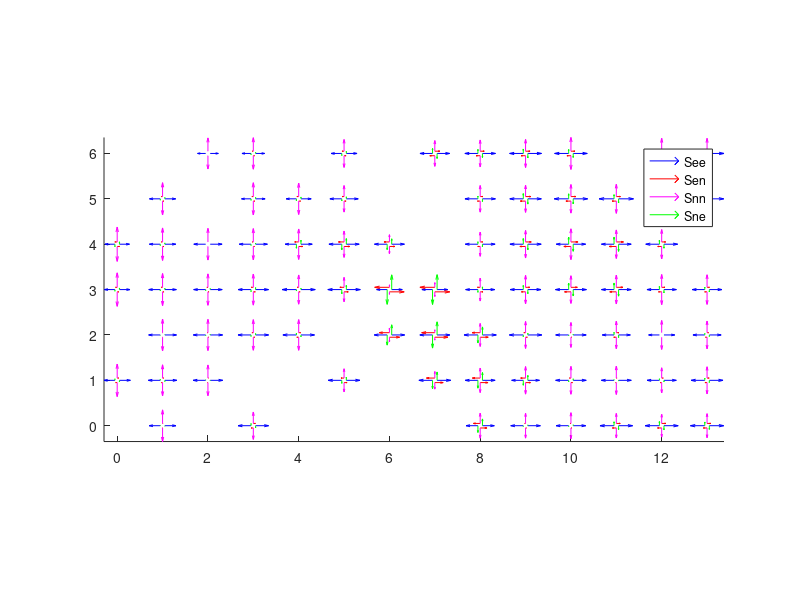

Recreate this plot in MATLAB.
S=[];
S=[S;   0   1  0.854008  0.084013  0.056349 -1.190761  0.175654  0.336753];
S=[S;   0   3  0.823565 -0.089681 -0.026114 -1.233167  0.047261  0.409603];
S=[S;   0   4  0.781555 -0.132856 -0.054283 -1.268950  0.048804  0.487395];
S=[S;   1   0  0.868922  0.026651  0.054268 -1.155487  0.241943  0.286565];
S=[S;   1   1  0.936272  0.064530  0.062479 -1.129363  0.230122  0.193091];
S=[S;   1   2  0.910983 -0.018991  0.014692 -1.163135  0.149813  0.252153];
S=[S;   1   3  0.903053 -0.077182  0.000182 -1.177172  0.075788  0.274119];
S=[S;   1   4  0.854751 -0.071598 -0.120452 -1.192264 -0.007593  0.337513];
S=[S;   1   5  0.846617 -0.073218 -0.149100 -1.182409 -0.008676  0.335793];
S=[S;   2   1  0.979170  0.029238 -0.000706 -1.116496  0.165363  0.137327];
S=[S;   2   2  0.967951 -0.037851 -0.031268 -1.136029  0.139663  0.168078];
S=[S;   2   3  0.938382 -0.059066 -0.071418 -1.144652  0.045017  0.206270];
S=[S;   2   4  0.929523  0.002644 -0.142899 -1.155285 -0.035122  0.225763];
S=[S;   2   6  0.635041  0.003530  0.032656 -1.130142  0.140045  0.495100];
S=[S;   3   0  1.015580  0.117013 -0.093940 -0.975523  0.178928 -0.040057];
S=[S;   3   2  1.015993 -0.076968 -0.084996 -1.111606  0.155256  0.095613];
S=[S;   3   3  1.015073 -0.109451  0.006423 -1.131789  0.106213  0.116716];
S=[S;   3   4  0.924044 -0.064382 -0.013431 -1.136368  0.071267  0.212323];
S=[S;   3   5  0.745797 -0.080294 -0.017725 -1.179737  0.080007  0.433940];
S=[S;   3   6  0.710298 -0.064940  0.035154 -1.148782  0.121153  0.438485];
S=[S;   4   2  1.058221  0.104525 -0.152158 -1.113917  0.107107  0.055696];
S=[S;   4   3  1.117290 -0.079848 -0.054701 -1.052165  0.005639 -0.065125];
S=[S;   4   4  0.881419 -0.224290 -0.006484 -1.104128 -0.050538  0.222710];
S=[S;   4   5  0.800609 -0.101360  0.039068 -1.141351  0.099861  0.340742];
S=[S;   5   1  1.063410 -0.168781 -0.048527 -0.792854  0.036824 -0.270556];
S=[S;   5   3  1.093911 -0.234207  0.006697 -0.846866  0.026619 -0.247045];
S=[S;   5   4  1.005992 -0.314183  0.046202 -0.930253 -0.046184 -0.075739];
S=[S;   5   5  0.930843 -0.112063  0.069534 -0.937118  0.062916  0.006275];
S=[S;   5   6  0.838069 -0.112104  0.126160 -0.995176  0.032571  0.157107];
S=[S;   6   2  1.011845 -0.567679  0.032955 -0.399504  0.106626 -0.612341];
S=[S;   6   3  0.825357 -0.823567  0.038957 -0.213141  0.184398 -0.612216];
S=[S;   6   4  0.994289 -0.301799  0.133493 -0.617450  0.017603 -0.376839];
S=[S;   7   1  1.068088 -0.467394  0.001273 -0.555460 -0.032318 -0.512627];
S=[S;   7   2  0.994867 -0.733349 -0.024637 -0.246636 -0.038909 -0.748232];
S=[S;   7   3  0.832050 -0.832076 -0.075338 -0.396926  0.009604 -0.435125];
S=[S;   7   6  0.984174  0.280048  0.142054 -0.903594  0.019389 -0.080580];
S=[S;   8   0  0.927062 -0.377804 -0.004946 -0.874664 -0.161066 -0.052398];
S=[S;   8   1  0.991101 -0.438188  0.075389 -0.851279 -0.100379 -0.139822];
S=[S;   8   2  1.082460 -0.448648 -0.019139 -0.785840 -0.050400 -0.296620];
S=[S;   8   3  0.961354 -0.150821  0.035265 -0.783133 -0.008989 -0.178220];
S=[S;   8   4  0.989225  0.137226  0.119403 -0.837076 -0.054218 -0.152149];
S=[S;   8   5  1.013281  0.150910  0.163294 -0.941036 -0.067947 -0.072245];
S=[S;   8   6  1.020778  0.226229  0.163019 -0.955354 -0.015556 -0.065424];
S=[S;   9   0  0.981920 -0.046142  0.056042 -0.866061 -0.236432 -0.115859];
S=[S;   9   1  0.910144 -0.274124  0.153592 -0.983056 -0.002406  0.072912];
S=[S;   9   2  1.091617 -0.097050  0.154778 -0.958148 -0.084195 -0.133469];
S=[S;   9   3  1.028762  0.230750  0.061890 -1.020431 -0.145059 -0.008330];
S=[S;   9   4  1.045309  0.317908  0.136142 -0.983755 -0.109608 -0.061555];
S=[S;   9   5  1.056580  0.293246  0.157360 -0.962615 -0.107548 -0.093965];
S=[S;   9   6  1.070207  0.249573  0.165482 -1.008015 -0.031979 -0.062192];
S=[S;  10   0  0.979809 -0.050804 -0.063465 -0.915501 -0.113668 -0.064309];
S=[S;  10   1  1.018884 -0.083950  0.181441 -0.992621  0.123818 -0.026263];
S=[S;  10   2  1.015461 -0.044007  0.325846 -0.865427 -0.187132 -0.150034];
S=[S;  10   3  1.036194  0.357141  0.008794 -0.985302 -0.252416 -0.050892];
S=[S;  10   4  0.970398  0.395212  0.084758 -1.118768 -0.211549  0.148370];
S=[S;  10   5  1.126715  0.280652  0.064757 -1.023853 -0.130278 -0.102863];
S=[S;  10   6  1.099477  0.223649  0.134005 -1.168738 -0.066885  0.069261];
S=[S;  11   0  1.097993  0.218543  0.150868 -0.854093  0.056066 -0.243900];
S=[S;  11   1  0.993317  0.039406  0.312409 -1.012993  0.011974  0.019676];
S=[S;  11   2  0.919748  0.143297  0.444389 -0.980081 -0.205051  0.060333];
S=[S;  11   3  0.984830  0.366532  0.048959 -1.034965 -0.223687  0.050135];
S=[S;  11   4  0.986261  0.399858  0.111586 -1.023081 -0.218272  0.036819];
S=[S;  11   5  1.165669  0.232085  0.016811 -1.044497 -0.042015 -0.121172];
S=[S;  12   0  1.114027  0.233439  0.168457 -0.776988  0.004630 -0.337039];
S=[S;  12   1  0.966003  0.086718  0.298963 -0.875653 -0.104472 -0.090351];
S=[S;  12   2  0.843438  0.000681  0.330898 -1.041055 -0.304277  0.197617];
S=[S;  12   3  0.973686  0.177418  0.149899 -1.091301 -0.165082  0.117615];
S=[S;  12   4  1.068822  0.222188  0.103499 -1.054575 -0.129965 -0.014247];
S=[S;  12   5  1.131415  0.117416  0.054574 -1.111831 -0.053058 -0.019584];
S=[S;  12   6  1.132016  0.116258  0.044425 -1.097048 -0.059228 -0.034969];
S=[S;  13   0  1.124233  0.207654  0.218470 -0.832516 -0.002910 -0.291717];
S=[S;  13   1  1.070099  0.117675  0.247971 -0.962679 -0.120994 -0.107419];
S=[S;  13   2  0.924702  0.083044  0.305751 -0.988395 -0.094712  0.063693];
S=[S;  13   3  0.984315  0.132912  0.142944 -1.068609 -0.063924  0.084294];
S=[S;  13   5  1.124427  0.089668  0.089304 -1.070583 -0.007664 -0.053844];
S=[S;  13   6  1.147673  0.041963  0.036284 -1.094663 -0.046033 -0.053011];

scale=0.2;
pas=0.05;
zer=zeros(size(S,1),1);
%  X Y See Sen Seu Snn Snu Suu

%map
figure ;  hold on
%See
pl(1,1)=quiver3(S(:,1)-pas,S(:,2),zer,-1*S(:,3),zer,zer,scale,'b');
pl(1,2)=quiver3(S(:,1)+pas,S(:,2),zer,S(:,3),zer,zer,scale,'b');
%Sen
pl(2,1)=quiver3(S(:,1),S(:,2)-pas,zer,-1*S(:,4),zer,zer,scale,'r');
pl(2,2)=quiver3(S(:,1),S(:,2)+pas,zer,S(:,4),zer,zer,scale,'r');
%Snn
pl(3,1)=quiver3(S(:,1),S(:,2)+pas,zer,zer,-1*S(:,6),zer,scale,'m');
pl(3,2)=quiver3(S(:,1),S(:,2)-pas,zer,zer,S(:,6),zer,scale,'m');
%Sne
pl(4,1)=quiver3(S(:,1)+pas,S(:,2),zer,zer,-1*S(:,4),zer,scale,'g');
pl(4,2)=quiver3(S(:,1)-pas,S(:,2),zer,zer,S(:,4),zer,scale,'g');

% %Seu
% pl(5,1)=quiver3(S(:,1),S(:,2),zer-pas,-1*S(:,4),zer,zer,scale,'g');
% pl(5,2)=quiver3(S(:,1),S(:,2),zer+pas,S(:,4),zer,zer,scale,'g');

legend(pl(:,1),'See','Sen','Snn','Sne')
axis image